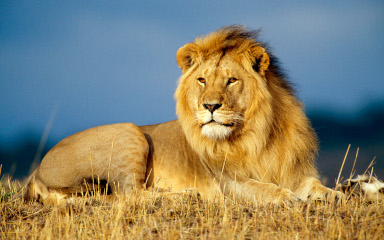
#> input picture Lecture 2/Images/lion.jpg, 384 x 240 px
$ jupyter execute exrecise_2_1_2.ipynb
#> lines starting #> are read from the running program, lines starting #| are printed output that depends on the picture
### Lecture 2/Notebooks/helpers.py
import cv2
import numpy as np
from matplotlib import pyplot as plt

MIN = 0
MAX = 255

plt.rcParams['figure.figsize'] = [12, 8]

def show_histograms(img):
    if len(img.shape) == 2:
        hist = cv2.calcHist([img], [0], None, [256], [0, 256])
        plt.plot(hist)
    else:
        for channel, color in zip(range(img.shape[2]), ['r', 'g', 'b']):
            hist = cv2.calcHist([img], [channel], None, [256], [0, 256])
            plt.plot(hist, color=color)
    plt.grid()
    plt.show()


# source: https://stackoverflow.com/a/43346070
def genarate_gussian_kernel(kernel_radius, sigmaX=1, sigmaY=1):
    ax = np.linspace(-kernel_radius, kernel_radius, kernel_radius * 2 + 1)
    xx, yy = np.meshgrid(ax, ax)

    kernel = np.exp(-0.5 * (np.square(xx) / np.square(sigmaX) + np.square(yy) / np.square(sigmaY)))

    return kernel / np.sum(kernel)

def create_mean_kernel(kernel_radius):
    return np.ones((kernel_radius * 2 + 1, kernel_radius * 2 + 1)) / (kernel_radius * 2 + 1) ** 2

def erosion(image, kernel_radius, iterations=1):
    kernel = create_mean_kernel(kernel_radius)
    return cv2.erode(image, kernel, iterations=iterations)

def dilation(image, kernel_radius, iterations=1):
    kernel = create_mean_kernel(kernel_radius)
    return cv2.dilate(image, kernel, iterations=iterations)

def opening(image, kernel_radius, iterations=1):
    kernel = create_mean_kernel(kernel_radius)
    return cv2.morphologyEx(image, cv2.MORPH_OPEN, kernel, iterations=iterations)

def closing(image, kernel_radius, iterations=1):
    kernel = create_mean_kernel(kernel_radius)
    return cv2.morphologyEx(image, cv2.MORPH_OPEN, kernel, iterations=iterations)

### Lecture 2/exrecise_2_1_2.ipynb
[cell 1]
import cv2
from matplotlib import pyplot as plt
import numpy as np
from helpers import *

[cell 2]
image = cv2.imread('Images/lion.jpg')
#> image is the input picture: shape (240, 384, 3); mean B, G, R 109.9, 131.4, 134.7
image = cv2.cvtColor(image, cv2.COLOR_BGR2RGB)

show_histograms(image)
#> in show_histograms, `plt.show()`:
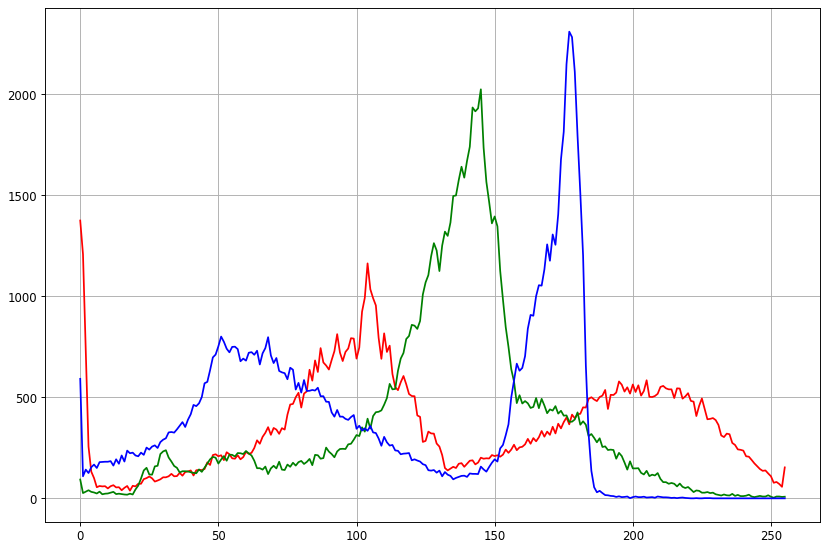
#> figure drawn by matplotlib, 1 panel; curve peaks at x = 0, y = 1374; curve peaks at x = 145, y = 2023; curve peaks at x = 177, y = 2308
plt.imshow(image)

[cell 3]
KERNEL_RADIUS = 3

kernel = genarate_gussian_kernel(KERNEL_RADIUS)
new_image = np.zeros(image.shape, dtype=np.uint8)

for x in range(KERNEL_RADIUS, image.shape[0] - KERNEL_RADIUS):
    for y in range(KERNEL_RADIUS, image.shape[1] - KERNEL_RADIUS):
        for channel in range(image.shape[2]):
            temp = 0
            for i in range(-KERNEL_RADIUS, KERNEL_RADIUS + 1):
                for j in range(-KERNEL_RADIUS, KERNEL_RADIUS + 1):
                    temp += image[x + i, y + j, channel] * kernel[i + KERNEL_RADIUS, j + KERNEL_RADIUS]
            new_image[x, y, channel] = int(temp)
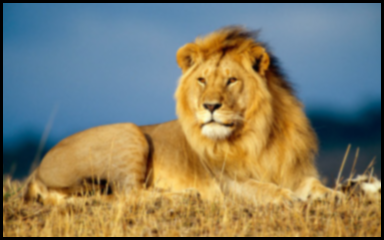
#> new_image: shape (240, 384, 3); mean R, G, B 129.8, 126, 104.8

show_histograms(new_image)
#> in show_histograms (call 2), `plt.show()`:
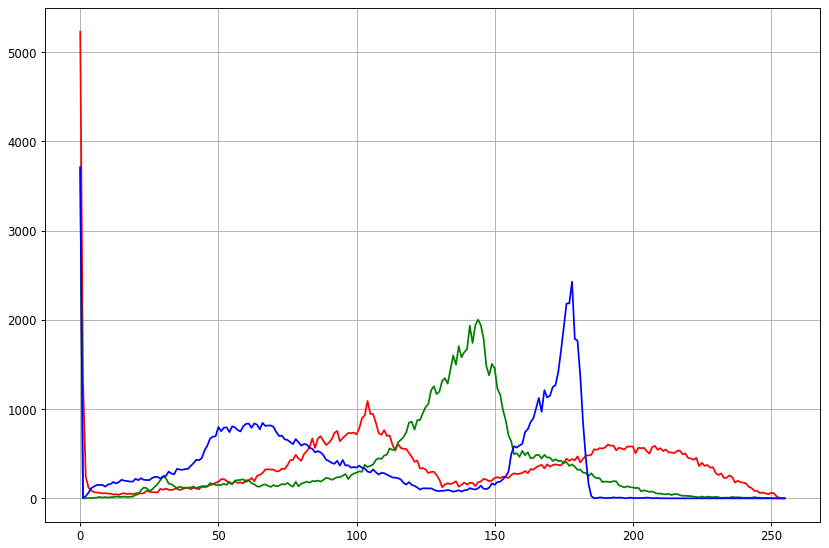
#> figure drawn by matplotlib, 1 panel; curve peaks at x = 0, y = 5228; curve peaks at x = 0, y = 3708; curve peaks at x = 0, y = 3708
plt.imshow(new_image)

[cell 4]
KERNEL_RADIUS = 3

kernel = genarate_gussian_kernel(KERNEL_RADIUS)
new_image = cv2.filter2D(image, -1, kernel)
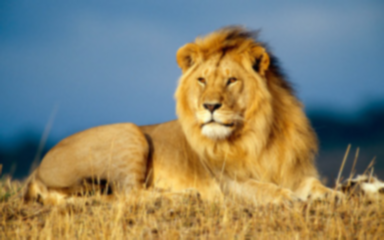
#> new_image: shape (240, 384, 3); mean R, G, B 134.7, 131.4, 109.9

show_histograms(new_image)
#> in show_histograms (call 3), `plt.show()`:
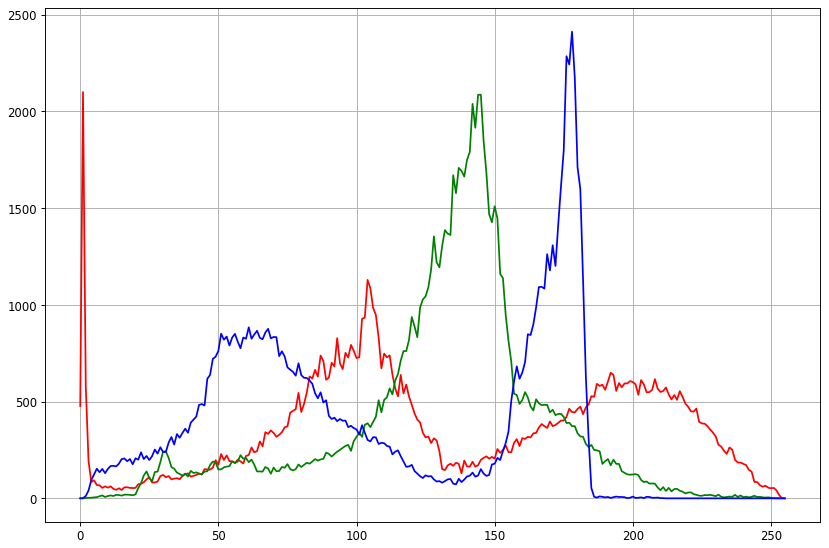
#> figure drawn by matplotlib, 1 panel; curve peaks at x = 1, y = 2100; curve peaks at x = 144, y = 2086; curve peaks at x = 178, y = 2412
plt.imshow(new_image)

[cell 5]
KERNEL_RADIUS = 3

new_image = cv2.GaussianBlur(image, (KERNEL_RADIUS * 2 + 1, KERNEL_RADIUS * 2 + 1), 1, 1)

show_histograms(new_image)
plt.imshow(new_image)

[cell 6]
kernel = genarate_gussian_kernel(5, 2, 1)
plt.imshow(kernel)
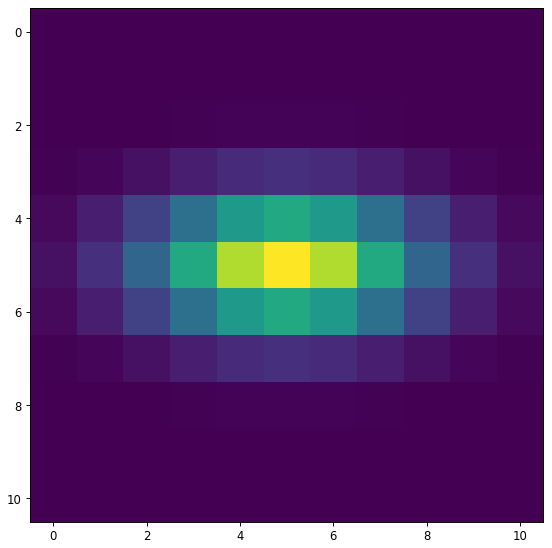
#> figure drawn by matplotlib, 1 panel
